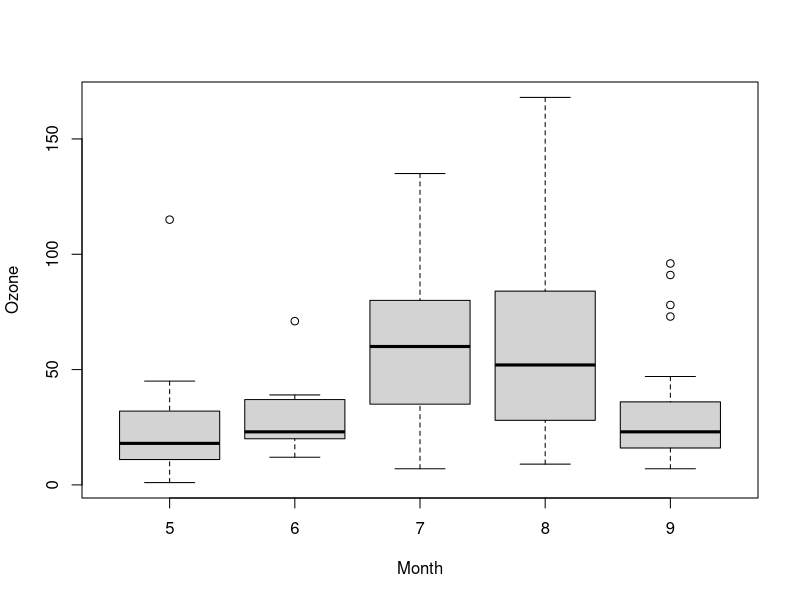
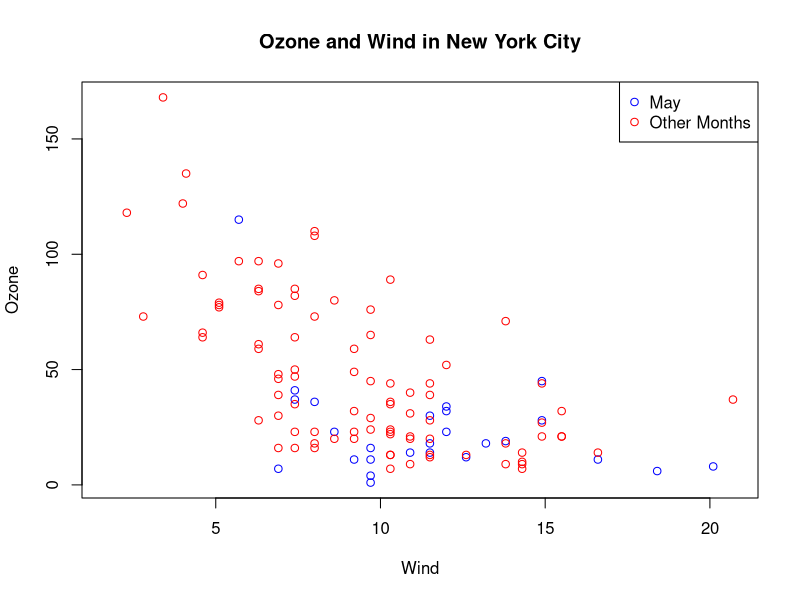
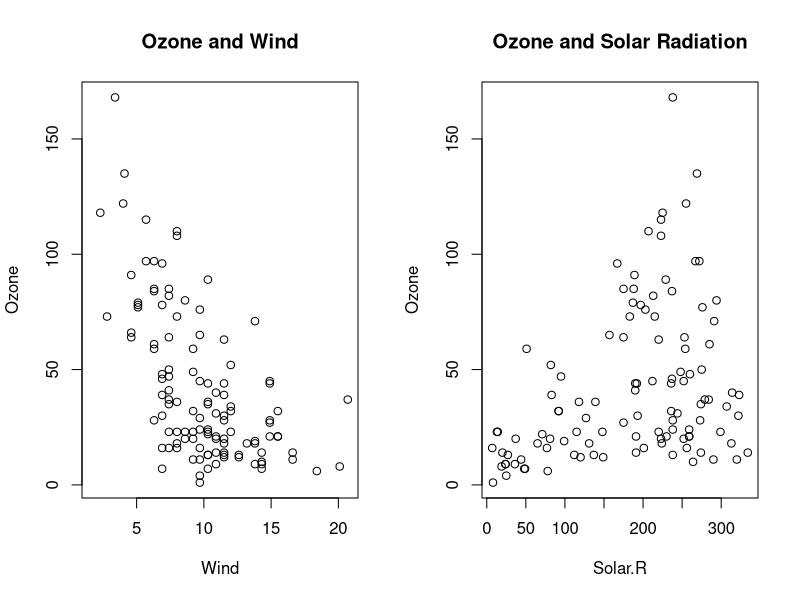

Generate these figures, in order, with R:
# Load datasets
library("datasets")

# Plot ozone vs. wind
boxplot(Ozone ~ Month, data = airquality, xlab = "Month", ylab = "Ozone")

# Plot ozone and wind for may and other months
with(airquality, plot(Wind, Ozone, main = "Ozone and Wind in New York City", type = "n"))
with(subset(airquality, Month == 5), points(Wind, Ozone, col = "blue"))
with(subset(airquality, Month != 5), points(Wind, Ozone, col = "red"))
legend("topright", pch = 1, col = c("blue", "red"), legend = c("May", "Other Months"))

# Plot 2 graphs
par(mfrow = c(1, 2))
with(airquality, {
  plot(Wind, Ozone, main = "Ozone and Wind")
  plot(Solar.R, Ozone, main = "Ozone and Solar Radiation")
})